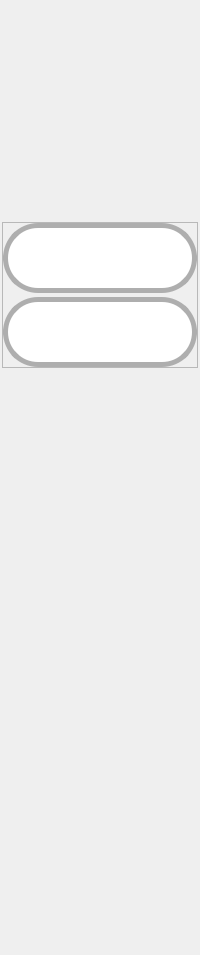
            <widget class="QWidget" name="offers_properties_panel">
             <layout class="QVBoxLayout" name="verticalLayout_53">
              <property name="spacing">
               <number>2</number>
              </property>
              <property name="leftMargin">
               <number>2</number>
              </property>
              <property name="topMargin">
               <number>2</number>
              </property>
              <property name="rightMargin">
               <number>2</number>
              </property>
              <property name="bottomMargin">
               <number>2</number>
              </property>
              <item>
               <spacer name="verticalSpacer_23">
                <property name="orientation">
                 <enum>Qt::Vertical</enum>
                </property>
                <property name="sizeType">
                 <enum>QSizePolicy::Minimum</enum>
                </property>
                <property name="sizeHint" stdset="0">
                 <size>
                  <width>20</width>
                  <height>220</height>
                 </size>
                </property>
               </spacer>
              </item>
              <item>
               <widget class="QFrame" name="frame_55">
                <property name="sizePolicy">
                 <sizepolicy hsizetype="Preferred" vsizetype="Preferred">
                  <horstretch>0</horstretch>
                  <verstretch>0</verstretch>
                 </sizepolicy>
                </property>
                <property name="styleSheet">
                 <string notr="true"/>
                </property>
                <property name="frameShape">
                 <enum>QFrame::StyledPanel</enum>
                </property>
                <property name="frameShadow">
                 <enum>QFrame::Raised</enum>
                </property>
                <layout class="QVBoxLayout" name="verticalLayout_65">
                 <property name="spacing">
                  <number>4</number>
                 </property>
                 <property name="leftMargin">
                  <number>0</number>
                 </property>
                 <property name="topMargin">
                  <number>0</number>
                 </property>
                 <property name="rightMargin">
                  <number>0</number>
                 </property>
                 <property name="bottomMargin">
                  <number>0</number>
                 </property>
                 <item>
                  <widget class="QPushButton" name="offer_add_btn2">
                   <property name="minimumSize">
                    <size>
                     <width>70</width>
                     <height>70</height>
                    </size>
                   </property>
                   <property name="toolTip">
                    <string>Add shift</string>
                   </property>
                   <property name="styleSheet">
                    <string notr="true">QPushButton{
	border-style: solid;	
	border-width: 5px;
	border-radius:35px;
	border-color: rgb(174, 174, 174);

	padding: 10px;
	
	
	background-color: rgb(255, 255, 255);
	image: url(:/icons/icons/plus.svg);
	
}


QPushButton:hover{
	
	image: url(:/icons/icons/plus2.svg);
}
QPushButton:pressed{
	
	background-color: rgb(100, 100, 100);
	image: url(:/icons/icons/plus2.svg);
}
</string>
                   </property>
                   <property name="text">
                    <string/>
                   </property>
                   <property name="autoRepeat">
                    <bool>false</bool>
                   </property>
                  </widget>
                 </item>
                 <item>
                  <widget class="QPushButton" name="offer_remove_btn">
                   <property name="minimumSize">
                    <size>
                     <width>70</width>
                     <height>70</height>
                    </size>
                   </property>
                   <property name="toolTip">
                    <string>Remove shift</string>
                   </property>
                   <property name="styleSheet">
                    <string notr="true">QPushButton{

	border-style: solid;	
	border-width: 5px;
	border-radius:35px;
	border-color: rgb(174, 174, 174);

	padding: 10px;

	
	image: url(:/icons/icons/trash-can-with-cover.svg) ;
	background-color: rgb(255, 255, 255);
 	

	
}


QPushButton:hover{

	image: url(:/icons/icons/trash-can-with-cover.svg);
	background-color: rgb(200, 200, 200);
}


QPushButton:pressed{
	image: url(:/icons/icons/trash-can-with-cover.svg);
	background-color: rgb(200, 200, 200);
}

</string>
                   </property>
                   <property name="text">
                    <string/>
                   </property>
                  </widget>
                 </item>
                </layout>
               </widget>
              </item>
              <item>
               <spacer name="verticalSpacer_24">
                <property name="orientation">
                 <enum>Qt::Vertical</enum>
                </property>
                <property name="sizeHint" stdset="0">
                 <size>
                  <width>20</width>
                  <height>585</height>
                 </size>
                </property>
               </spacer>
              </item>
             </layout>
            </widget>
